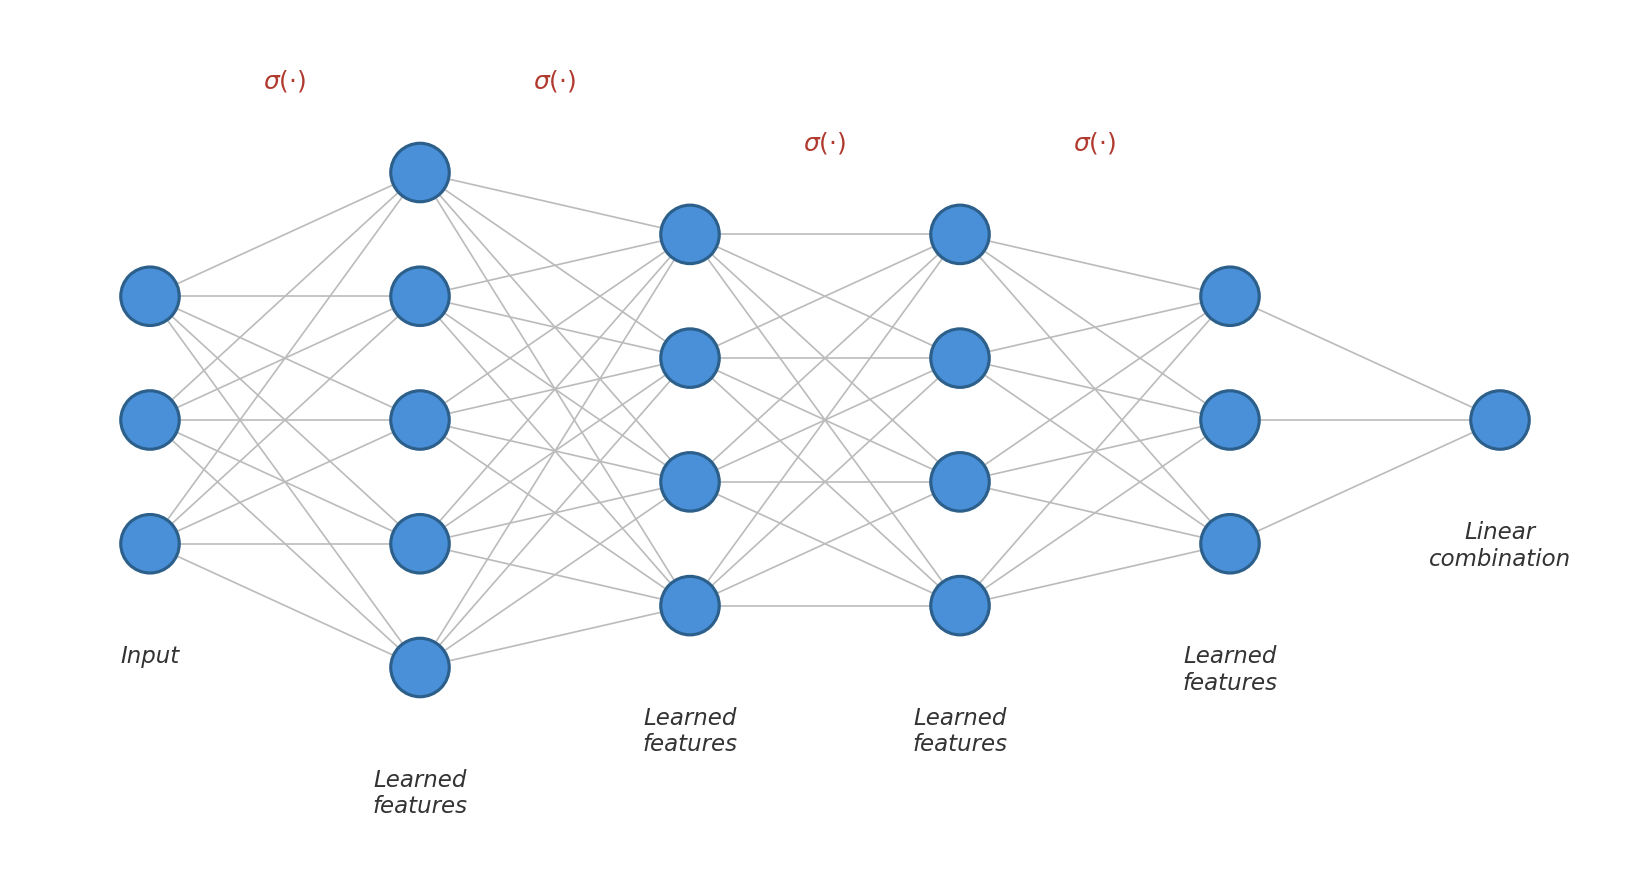

Write Python code to recreate this figure.
import matplotlib.pyplot as plt
import numpy as np

fig, ax = plt.subplots(figsize=(12, 6))

# Layer configuration: (num_nodes, x_position, label)
layers = [
    (3, 0.0, 'Input'),
    (5, 1.2, 'Learned\nfeatures'),
    (4, 2.4, 'Learned\nfeatures'),
    (4, 3.6, 'Learned\nfeatures'),
    (3, 4.8, 'Learned\nfeatures'),
    (1, 6.0, 'Linear\ncombination'),
]

node_radius = 0.13
node_color = '#4A90D9'
edge_color = '#BBBBBB'
spacing = 0.55

# Compute y positions for each layer (centered vertically)
positions = []
for n_nodes, x, label in layers:
    ys = np.linspace(-(n_nodes - 1) / 2 * spacing, (n_nodes - 1) / 2 * spacing, n_nodes)
    positions.append([(x, y) for y in ys])

# Draw edges between consecutive layers
for i in range(len(layers) - 1):
    for (x1, y1) in positions[i]:
        for (x2, y2) in positions[i + 1]:
            ax.plot([x1, x2], [y1, y2], color=edge_color, linewidth=0.8, zorder=1)

# Draw nodes
for layer_pos in positions:
    for (x, y) in layer_pos:
        circle = plt.Circle((x, y), node_radius, color=node_color,
                             ec='#2C5F8A', linewidth=1.5, zorder=2)
        ax.add_patch(circle)

# Draw layer labels below each layer
for idx, (n_nodes, x, label) in enumerate(layers):
    y_bottom = min(y for _, y in positions[idx]) - 0.45
    ax.text(x, y_bottom, label, ha='center', va='top', fontsize=11,
            fontstyle='italic', color='#333333')

# Draw activation function annotations between layers (not after last hidden)
for i in range(len(layers) - 2):
    x_mid = (layers[i][1] + layers[i + 1][1]) / 2
    y_top = max(max(y for _, y in positions[i]), max(y for _, y in positions[i + 1]))
    ax.text(x_mid, y_top + 0.35, r'$\sigma(\cdot)$',
            ha='center', va='bottom', fontsize=12, color='#B03A2E')

ax.set_xlim(-0.6, 6.6)
ax.set_ylim(-2.0, 1.8)
ax.set_aspect('equal')
ax.axis('off')

plt.tight_layout()
plt.savefig('assets/why-non-convexity/feedforward-network.png',
            dpi=150, bbox_inches='tight', facecolor='white')
plt.show()
